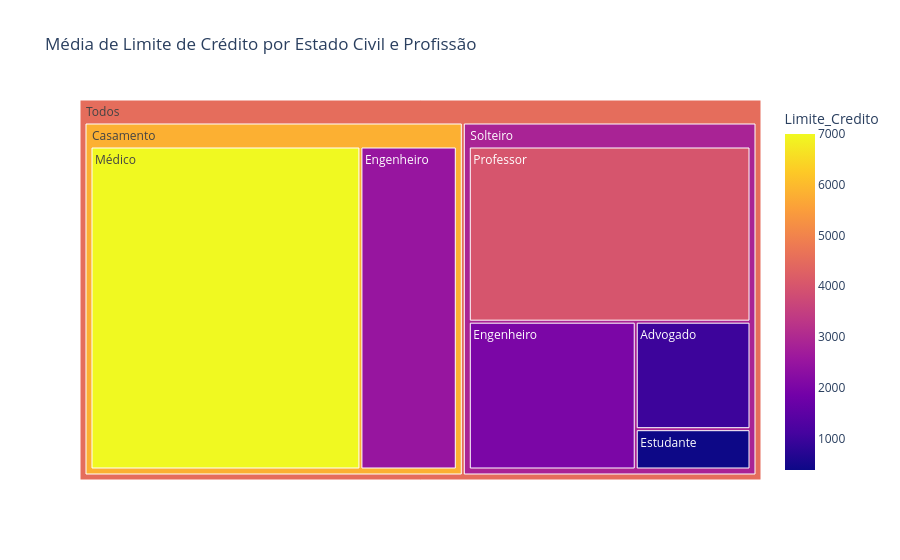

Notebook code cell kept with this figure:
### Code cell
# Mapa de arvore de estado civil salario e limite de credito

# Agrupando os dados pela média do limite para não distorcer o tamanho das caixas
df_agrupado = df.groupby(['Estado_Civil', 'Profissão'], as_index=False)['Limite_Credito'].mean()

fig = px.treemap(
    df_agrupado,
    path=[px.Constant("Todos"), 'Estado_Civil', 'Profissão'],
    values='Limite_Credito',
    color='Limite_Credito',
    title='Média de Limite de Crédito por Estado Civil e Profissão'
)

fig.show()

### Figure 1 — Plotly figure (JSON) as saved in the notebook; plotly's stock layout.template omitted (floating-point values rounded to 4 significant figures)
{"data": [{"branchvalues": "total", "customdata": [[2500.0], [7000.0], [1000.0], [2000.0], [375.0], [4000.0], [5816.0], [2867.0], [4527.0]], "domain": {"x": [0, 1], "y": [0, 1]}, "hovertemplate": "labels=%{label}<br>Limite_Credito_sum=%{value}<br>parent=%{parent}<br>id=%{id}<br>Limite_Credito=%{color}<extra></extra>", "ids": ["Todos/Casamento/Engenheiro", "Todos/Casamento/Médico", "Todos/Solteiro/Advogado", "Todos/Solteiro/Engenheiro", "Todos/Solteiro/Estudante", "Todos/Solteiro/Professor", "Todos/Casamento", "Todos/Solteiro", "Todos"], "labels": ["Engenheiro", "Médico", "Advogado", "Engenheiro", "Estudante", "Professor", "Casamento", "Solteiro", "Todos"], "marker": {"coloraxis": "coloraxis", "colors": [2500.0, 7000.0, 1000.0, 2000.0, 375.0, 4000.0, 5816.0, 2867.0, 4527.0]}, "name": "", "parents": ["Todos/Casamento", "Todos/Casamento", "Todos/Solteiro", "Todos/Solteiro", "Todos/Solteiro", "Todos/Solteiro", "Todos", "Todos", ""], "type": "treemap", "values": [2500.0, 7000.0, 1000.0, 2000.0, 375.0, 4000.0, 9500.0, 7375.0, 16880.0]}], "layout": {"coloraxis": {"colorbar": {"title": {"text": "Limite_Credito"}}, "colorscale": [[0, "#0d0887"], [0.1111, "#46039f"], [0.2222, "#7201a8"], [0.3333, "#9c179e"], [0.4444, "#bd3786"], [0.5556, "#d8576b"], [0.6667, "#ed7953"], [0.7778, "#fb9f3a"], [0.8889, "#fdca26"], [1, "#f0f921"]]}, "legend": {"tracegroupgap": 0}, "title": {"text": "Média de Limite de Crédito por Estado Civil e Profissão"}}}
